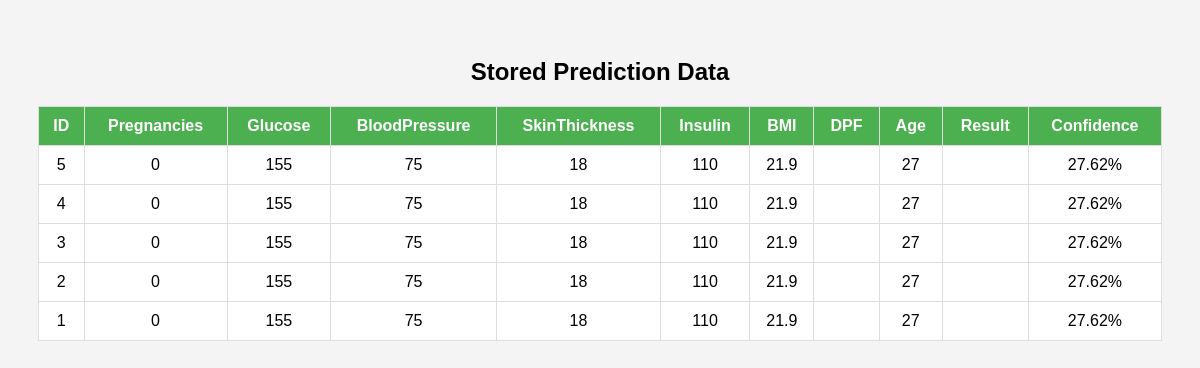
Page /history (signed in) on the earlier database version.
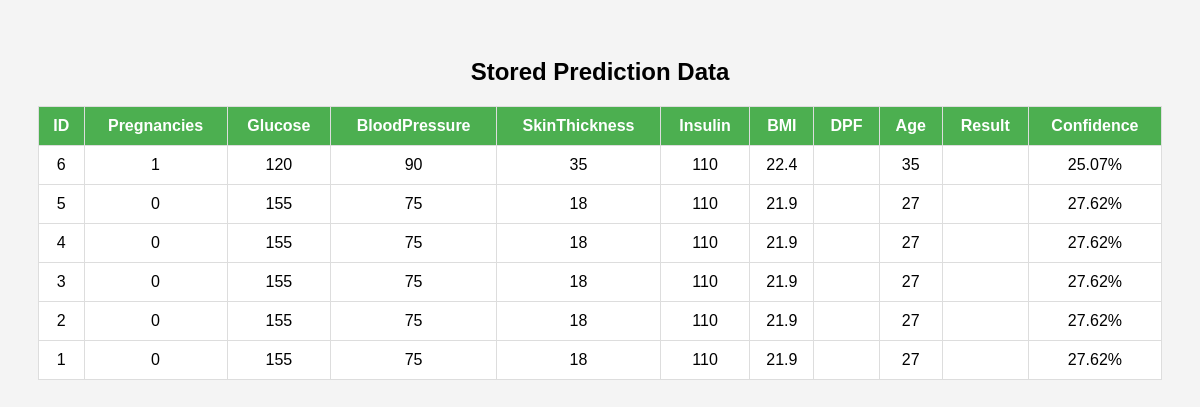
Same page on the later database version.
### finalapp.py (models this page shows)
class Patient(db.Model):
    __tablename__ = "patients"
    id = db.Column(db.Integer, primary_key=True)
    username = db.Column(db.String(100), nullable=False)
    Pregnancies = db.Column(db.Integer, nullable=False)
    Glucose = db.Column(db.Integer, nullable=False)
    BloodPressure = db.Column(db.Integer, nullable=False)
    SkinThickness = db.Column(db.Integer, nullable=False)
    Insulin = db.Column(db.Integer, nullable=False)
    BMI = db.Column(db.Float, nullable=False)
    Age = db.Column(db.Integer, nullable=False)
    risk_level = db.Column(db.String(50), nullable=False)
    confidence = db.Column(db.Float, nullable=False)
    timeline = db.Column(db.String(200), nullable=False)

### finalapp.py (the view)
@app.route("/history")
def history():
    if "user" not in session:
        return redirect(url_for("login"))
    patients = Patient.query.filter_by(username=session["user"]).order_by(Patient.id.desc()).all()
    return render_template("history.html", data=patients)

### templates/history.html (shortened to what this page needs)
<!DOCTYPE html>
<html>
<head>
</head>
<body>
<h2>Stored Prediction Data</h2>
<table>
    <tr>
        <th>ID</th>
        <th>Pregnancies</th>
        <th>Glucose</th>
        <th>BloodPressure</th>
        <th>SkinThickness</th>
        <th>Insulin</th>
        <th>BMI</th>
        <th>DPF</th>
        <th>Age</th>
        <th>Result</th>
        <th>Confidence</th>
    </tr>
    {% for row in data %}
    <tr>
        <td>{{ row.id }}</td>
        <td>{{ row.Pregnancies }}</td>
        <td>{{ row.Glucose }}</td>
        <td>{{ row.BloodPressure }}</td>
        <td>{{ row.SkinThickness }}</td>
        <td>{{ row.Insulin }}</td>
        <td>{{ row.BMI }}</td>
        <td>{{ row.DPF }}</td>
        <td>{{ row.Age }}</td>
        <td>{{ row.result }}</td>
        <td>{{ row.confidence }}%</td>
    </tr>
    {% endfor %}
</table>
</body>
</html>

### templates/history.html (style rules this page uses)
body { font-family: Arial; background:#f4f4f4; padding:30px; }
table { width:100%; border-collapse: collapse; background:white; }
th, td { padding:10px; border:1px solid #ddd; text-align:center; }
th { background:#4CAF50; color:white; }
h2 { text-align:center; }

Differences in the rows shown:
added Patient: id "6", Pregnancies "1", Glucose "120", BloodPressure "90", SkinThickness "35", Insulin "110", BMI "22.4", Age "35", confidence "25.07"
